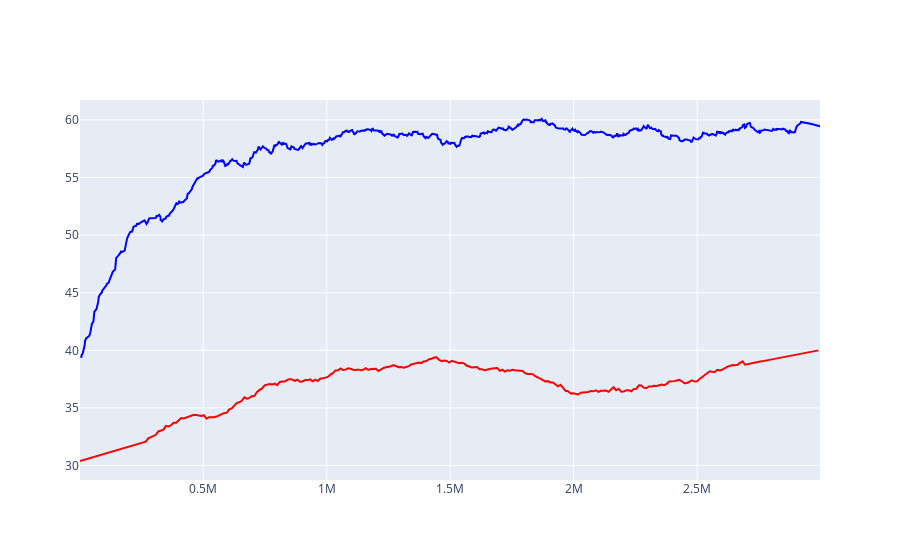

This figure's notebook cell:
### Code cell
fig = go.Figure()
fig.add_trace(go.Scatter(
    x = r_eval_2tl['Step'],
    y = signal.savgol_filter(r_eval_2tl['Value'], 53, 1),
    mode = 'lines',
    line = go.scatter.Line(color="red"),
    showlegend=False
))

fig.add_trace(go.Scatter(
    x = r_train_2tl['Step'],
    y = signal.savgol_filter(r_train_2tl['Value'], 53, 1), 
    mode = 'lines',
    line = go.scatter.Line(color="blue"),
    showlegend=False
))

fig.show()

### Figure 1 — Plotly figure (JSON) as saved in the notebook; plotly's stock layout.template omitted (floating-point values rounded to 4 significant figures; data arrays with more than 128 entries replaced by an {"elided": "..."} marker saying what was removed)
{"data": [{"line": {"color": "red"}, "mode": "lines", "showlegend": false, "type": "scatter", "x": {"elided": "293 int values"}, "y": {"elided": "293 float values"}}, {"line": {"color": "blue"}, "mode": "lines", "showlegend": false, "type": "scatter", "x": {"elided": "1000 int values"}, "y": {"elided": "1000 float values"}}], "layout": {}}
